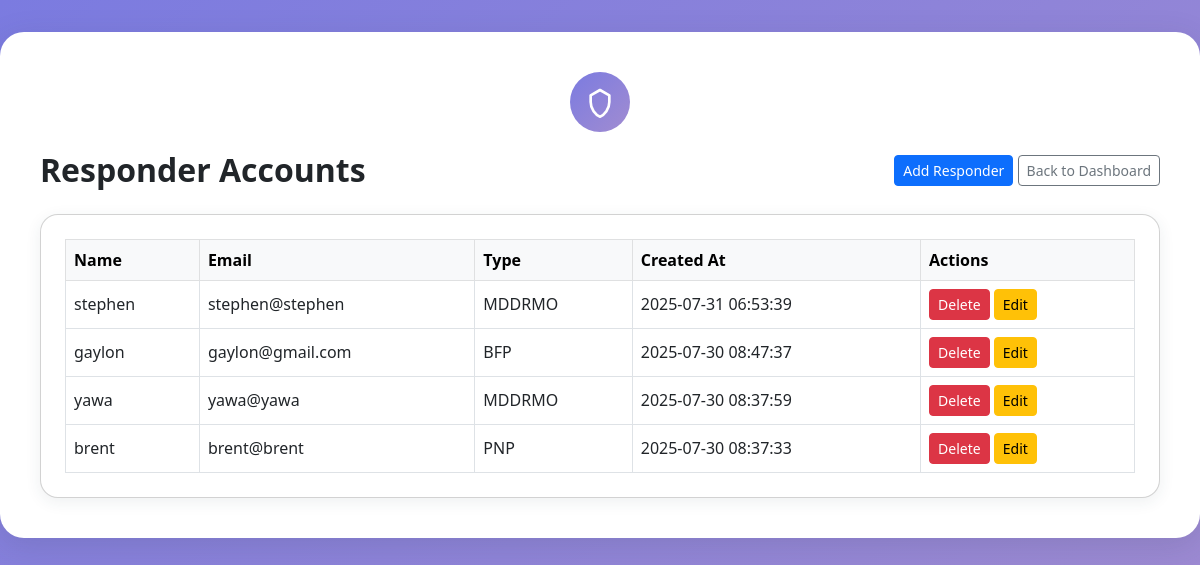
Screenshot of /admin/responder_accounts.php (signed in) with the database file from the repository.
### tables this page shows
CREATE TABLE `users` (
  `id` int(11) NOT NULL,
  `name` varchar(100) NOT NULL,
  `email` varchar(100) NOT NULL,
  `password` varchar(255) NOT NULL,
  `role` enum('citizen','responder','admin') NOT NULL DEFAULT 'citizen',
  `created_at` timestamp NOT NULL DEFAULT current_timestamp(),
  `responder_type` varchar(20) DEFAULT NULL
);

### admin/responder_accounts.php (the view, shortened to what this page needs)
<?php
require '../db_connect.php';
$responders = $pdo->query("SELECT id, name, email, responder_type, created_at FROM users WHERE role = 'responder' ORDER BY created_at DESC")->fetchAll(PDO::FETCH_ASSOC);
?>
<!DOCTYPE html>
<html lang="en">
<head>
    <link href="https://cdn.jsdelivr.net/npm/bootstrap@5.3.0/dist/css/bootstrap.min.css" rel="stylesheet">
</head>
<body>
<div class="accounts-container">
    <div class="accounts-logo">
        <svg xmlns="http://www.w3.org/2000/svg" fill="none" viewBox="0 0 24 24" stroke="currentColor"><path stroke-linecap="round" stroke-linejoin="round" stroke-width="2" d="M12 3l7 4v5c0 5.25-3.5 9.74-7 11-3.5-1.26-7-5.75-7-11V7l7-4z"/></svg>
    </div>
    <div class="d-flex justify-content-between align-items-center mb-4">
        <h2 class="fw-bold mb-0">Responder Accounts</h2>
        <div>
            <a href="add_responder.php" class="btn btn-primary btn-sm">Add Responder</a>
            <a href="admin_dashboard.php" class="btn btn-outline-secondary btn-sm">Back to Dashboard</a>
        </div>
    </div>
    <div class="card p-4">
        <div class="table-responsive">
            <table class="table table-bordered table-hover align-middle mb-0">
                <thead class="table-light">
                    <tr>
                        <th>Name</th>
                        <th>Email</th>
                        <th>Type</th>
                        <th>Created At</th>
                        <th>Actions</th>
                    </tr>
                </thead>
                <tbody>
                <?php foreach ($responders as $responder): ?>
                <tr>
                    <td>
                        <?php if (isset($_GET['edit']) && $_GET['edit'] == $responder['id']): ?>
                            <form method="post" style="display:inline;">
                                <input type="hidden" name="edit_responder_id" value="<?= $responder['id'] ?>">
                                <input type="text" name="edit_name" value="<?= htmlspecialchars($responder['name']) ?>" class="form-control form-control-sm" required>
                        <?php else: ?>
                            <?= htmlspecialchars($responder['name']) ?>
                        <?php endif; ?>
                    </td>
                    <td>
                        <?php if (isset($_GET['edit']) && $_GET['edit'] == $responder['id']): ?>
                                <input type="email" name="edit_email" value="<?= htmlspecialchars($responder['email']) ?>" class="form-control form-control-sm" required>
                        <?php else: ?>
                            <?= htmlspecialchars($responder['email']) ?>
                        <?php endif; ?>
                    </td>
                    <td>
                        <?php if (isset($_GET['edit']) && $_GET['edit'] == $responder['id']): ?>
                            <select name="edit_responder_type" class="form-select form-select-sm" required>
                                <option value="">Select Responder Type</option>
                                <option value="PNP" <?= (isset($responder['responder_type']) && $responder['responder_type'] == 'PNP') ? 'selected' : '' ?>>PNP</option>
                                <option value="BFP" <?= (isset($responder['responder_type']) && $responder['responder_type'] == 'BFP') ? 'selected' : '' ?>>BFP</option>
                                <option value="MDDRMO" <?= (isset($responder['responder_type']) && $responder['responder_type'] == 'MDDRMO') ? 'selected' : '' ?>>MDDRMO</option>
                            </select>
                        <?php else: ?>
                            <?= htmlspecialchars($responder['responder_type'] ?? '') ?>
                        <?php endif; ?>
                    </td>
                    <td><?= htmlspecialchars($responder['created_at']) ?></td>
                    <td>
                        <?php if (isset($_GET['edit']) && $_GET['edit'] == $responder['id']): ?>
                                <input type="password" name="edit_password" class="form-control form-control-sm" placeholder="New password (leave blank to keep current)">
                            <button type="submit" class="btn btn-success btn-sm">Save</button>
                            <a href="responder_accounts.php" class="btn btn-secondary btn-sm">Cancel</a>
                            </form>
                        <?php else: ?>
                            <form method="post" style="display:inline;">
                                <button type="submit" class="btn btn-danger btn-sm" onclick="return confirm('Delete this responder?')">Delete</button>
                            </form>
                            <a href="responder_accounts.php?edit=<?= $responder['id'] ?>" class="btn btn-warning btn-sm">Edit</a>
                        <?php endif; ?>
                    </td>
                </tr>
                <?php endforeach; ?>
                </tbody>
            </table>
        </div>
    </div>
</div>
</body>
</html>

### admin/responder_accounts.php (style rules this page uses)
body { min-height: 100vh; background: linear-gradient(135deg, #7b7be0 0%, #a18cd1 100%); display: flex; align-items: flex-start; justify-content: center; padding: 2rem 0; }
.accounts-container { background: #fff; border-radius: 24px; box-shadow: 0 8px 32px rgba(44, 62, 80, 0.15); padding: 2.5rem; max-width: 1200px; width: 100%; }
.accounts-logo { width: 60px; height: 60px; background: linear-gradient(135deg, #7b7be0 0%, #a18cd1 100%); border-radius: 50%; display: flex; align-items: center; justify-content: center; margin: 0 auto 1.2rem auto; }
.accounts-logo svg { width: 32px; height: 32px; color: #fff; }
.card { border-radius: 18px; box-shadow: 0 4px 16px rgba(44, 62, 80, 0.08); }
.table th, .table td { vertical-align: middle; }

### rows the page displays
users: name "stephen", email "stephen@stephen", responder_type "MDDRMO", created_at "2025-07-31 06:53:39"
users: name "gaylon", email "gaylon@gmail.com", responder_type "BFP", created_at "2025-07-30 08:47:37"
users: name "yawa", email "yawa@yawa", responder_type "MDDRMO", created_at "2025-07-30 08:37:59"
users: name "brent", email "brent@brent", responder_type "PNP", created_at "2025-07-30 08:37:33"
